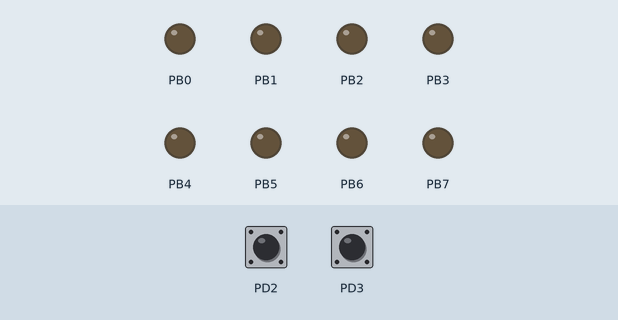
Bench run of a program on a simulated ATmega8, built with avr-gcc and emulated at 1 MHz. Parts: output pins drawn as LEDs (lit = HIGH). Dashed ring = blinking. The test bench sets the inputs (shaded band); at power-on: PD2 HIGH, PD3 HIGH.

Above: at 1.2 s.
1.3 s: PD2 pulled LOW for 0.15 s
At 1.6 s:
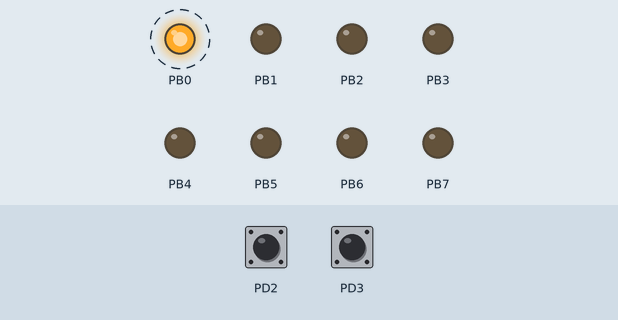
4.3 s: PD3 pulled LOW for 1 s
At 4.6 s:
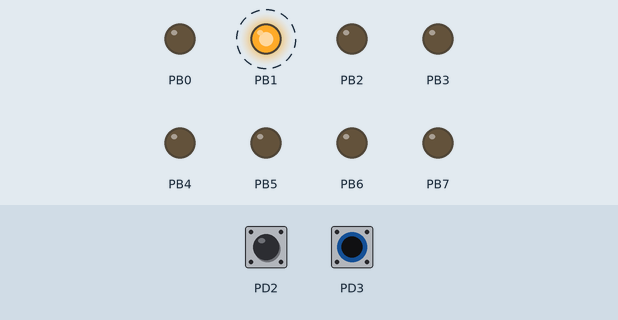
6.8 s: PD3 pulled LOW for 3.2 s
At 10.0 s:
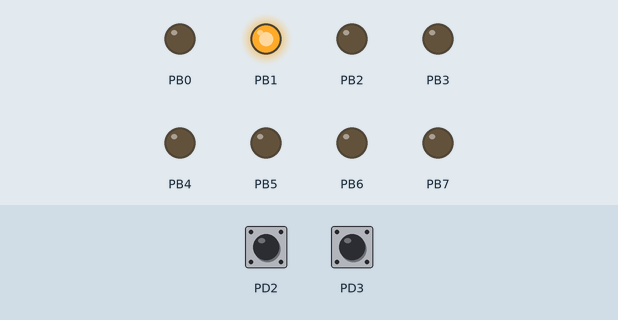
11.5 s: PD2 pulled LOW for 1 s
At 12.6 s:
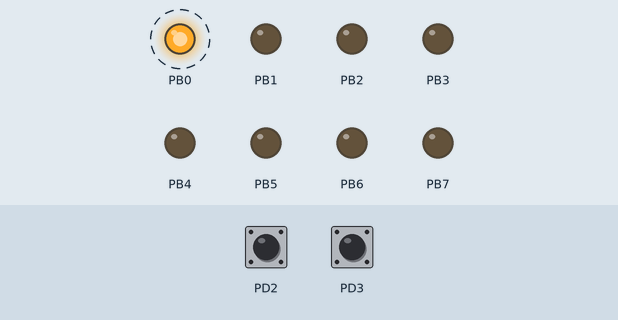
Timing chart, 0 to 16.0 s (numbered marks = the images above; inputs shaded):
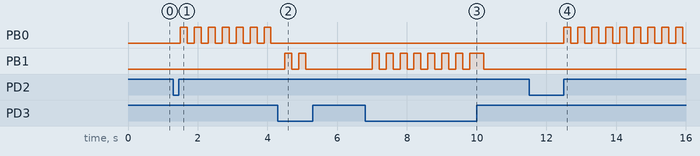

Measured:
- after the input at 1.3 s, PB0: alternates HIGH for 0.20 s and LOW for 0.20 s, starting after 0.20 s
- after the input at 4.3 s, PB0: stops changing and stays LOW; PB1: alternates HIGH for 0.20 s and LOW for 0.20 s, 4 changes in all, then stays LOW, starting after 0.20 s
- after the input at 6.8 s, PB1: goes 7 × (HIGH 0.20 s, LOW 0.20 s), HIGH 0.40 s, then LOW, starting after 0.20 s
- after the input at 11.5 s, PB0: alternates HIGH for 0.20 s and LOW for 0.20 s, starting after 1.0 s

The program:

main.cpp
```cpp
/*
 * PK_3_2.cpp
 *
 * Created: 07.11.2019 15:41:00
 * Author : Ness
 */

#define F_CPU 1000000UL

#include <avr/io.h>
#include <avr/interrupt.h>
#include <util/delay.h>

volatile int red = false;
volatile int yellow = false;

//isr aktiv
//falling edge
//gsr

void init(){
	DDRB = 0b11111111;
	DDRD = 0b00000000;

	PORTD = 0xFF;
}

void init_interrupt(){
	//Interrupts sperren
	cli();

	//Interrupt wird durch falling edge ausgelöst
	MCUCR |= (1 << ISC10);
	//Interrupts registrieren
	GICR |= (1 << INT0) | (1 << INT1);

	//Interrupts freigeben
	sei();
}

void ledRed(){
	PORTB = (1 << PB0);
	_delay_ms(200);
	PORTB = (0 << PB0);
	_delay_ms(200);
}

void ledYellow(){
	PORTB = (1 << PB1);
	_delay_ms(200);
	PORTB = (0 << PB1);
	_delay_ms(200);
}

int main(void)
{

	init();
	init_interrupt();

    while (1)
    {

		if(!red && yellow){
			ledYellow();
		}

		if(red && !yellow){
			ledRed();
		}

    }
}

//PIND 2
ISR(INT0_vect){
	_delay_ms(200);
	red = !red;
	yellow = false;
}

//PIND 3
ISR(INT1_vect){
	_delay_ms(200);
	yellow = !yellow;
	red = false;
}
```
